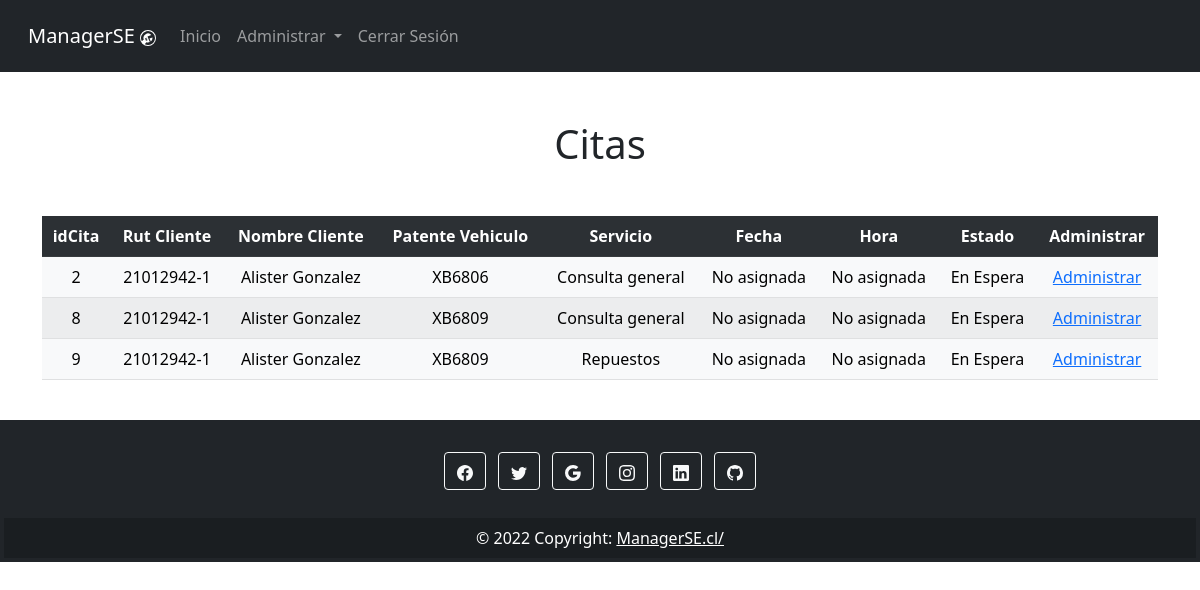
The page /crud/citas (signed in) on the database as committed earlier.
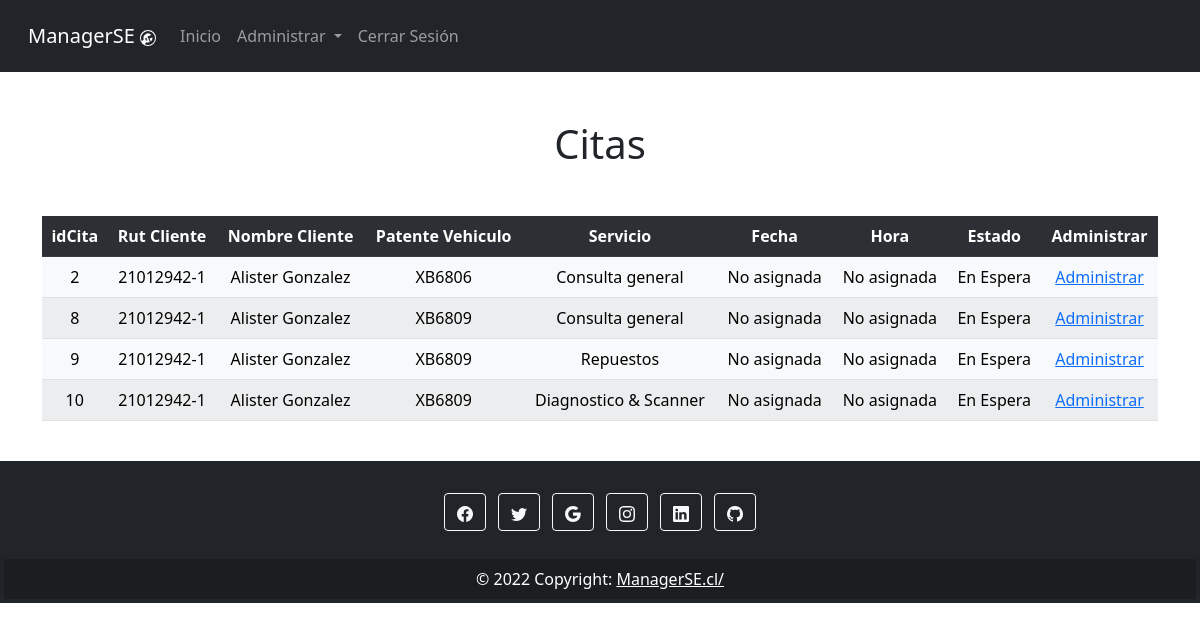
The same page on the database as committed later.
### CRUD/models.py (models this page shows, shortened)
class Cita(models.Model):
    idCliente = models.IntegerField()
    idVehiculo = models.IntegerField()
    idServicio = models.IntegerField()
    fechaCita = models.DateField()
    horaCita = models.TimeField()
    estado = models.IntegerField()

class Usuario(AbstractUser):
    rut = models.TextField(max_length=10)
    dv = models.TextField(max_length=1)
    username = models.TextField(max_length=20, unique=True)
    first_name = models.TextField(max_length=20)
    last_name = models.TextField(max_length=20)
    fechaNac = models.DateField(null=True)
    password = models.CharField(max_length=128)
    email = models.TextField(max_length=30)
    direccion = models.TextField(max_length=30)
    telefono = models.TextField(max_length=12)
    last_login = models.DateField(default=timezone.now)
    is_superuser = models.BooleanField(default=False)
    is_staff = models.BooleanField(default=False)
    is_active = models.BooleanField(default=True)
    date_joined = models.DateField(default=timezone.now)
    USERNAME_FIELD = 'username'
    REQUIRED_FIELDS = []

class Vehiculo(models.Model):
    idCliente = models.IntegerField()
    patente = models.CharField(max_length= 6, unique = True)
    padron = models.CharField(max_length=17, unique = True)
    color  = models.CharField(max_length = 15)
    modelo = models.CharField(max_length = 20)
    marca = models.TextField(max_length=50)
    year = models.IntegerField()

class Servicios(models.Model):
    nombreServicio = models.CharField(max_length = 50, unique = True)
    precioServicio = models.IntegerField()
    descripcion = models.TextField(max_length = 50)
    tiempo = models.IntegerField()
    imgServicio = models.ImageField(upload_to = "servicio", null = True)
    activo = models.BooleanField()

### CRUD/views.py (the view)
# urls.py: path('citas', views.viewCitas, name="citas"),
@login_required
@staff_member_required
def viewCitas(request):
    cntx = {}
    listado = Cita.objects.all()
    if len(listado) >= 1:
        cntx = {'listado': listado }
    else:
        cntx = {'error': 'Aun no existen citas para mostrar'}
    services = Servicios.objects.all()
    cntx["services"] = services
    vehicles = Vehiculo.objects.all()
    cntx["vehicles"] = vehicles
    users = Usuario.objects.all()
    cntx["users"] = users
    return render(request, 'citas.html', cntx)

### CRUD/templates/citas.html (shortened to what this page needs)
{% extends "index.html" %}
{% block tituloPagina %}
    <div class="text-center mt-5">
        <h1>Citas</h1>
    </div>
{% endblock %}
{% block listado %}
{% if listado %}
<div class="container">
    <div class="text-center mt-5">
        <div class="col-md-12 table-responsive">
            <table class="table table-light table-striped">
                <tr class="table-dark">
                    <th>idCita</th>
                    <th>Rut Cliente</th>
                    <th>Nombre Cliente</th>
                    <th>Patente Vehiculo</th>
                    <th>Servicio</th>
                    <th>Fecha</th>
                    <th>Hora</th>
                    <th>Estado</th>
                    <th>Administrar</th>
                </tr>
    {% for fila in listado %}
                <tr>
                    <td>{{ fila.id }}</td>
                    {%for user in users%}
                    {%if user.id is fila.idCliente%}
                    <td>{{ user.rut }}-{{user.dv}}</td>
                    <td>{{ user.first_name }} {{user.last_name}}</td>
                    {%endif%}
                    {%endfor%}
                    {%for vehicle in vehicles%}
                    {%if vehicle.id is fila.idVehiculo%}
                    <td>{{ vehicle.patente }}</td>
                    {%endif%}
                    {%endfor%}
                    {%for service in services%}
                    {%if service.id is fila.idServicio%}
                    <td>{{ service.nombreServicio }}</td>
                    {%endif%}
                    {%endfor%}
                    {% if fila.estado == 1 %}
                    <td>No asignada</td>
                    <td>No asignada</td>
                    {% else %}
                    <td>{{ fila.fechaCita }}</td>
                    <td>{{ fila.horaCita }}</td>
                    {% endif %}
                    {%if fila.estado == 1%}
                    <td>En Espera</td>
                    {%elif fila.estado == 2%}
                    <td>En Proceso</td>
                    {%elif fila.estado == 3%}
                    <td>Listo</td>
                    {%endif%}
                    <td><a href="{% url 'citaM' fila.id fila.idVehiculo fila.idServicio fila.idCliente %}">Administrar</a></td>
                </tr>
    {% endfor %}
            </table>
        </div>
    </div>
</div>
{%endif%}
{% endblock %}

Rows that differ between the two databases and show on the page:
added Cita: id "10", estado "No asignada", Usuario (rut "21012942", dv "1", first_name "Alister", last_name "Gonzalez"), Vehiculo (patente "XB6809")
now on this page (row unchanged): Servicios: nombreServicio "Diagnostico & Scanner", shown under "10"
